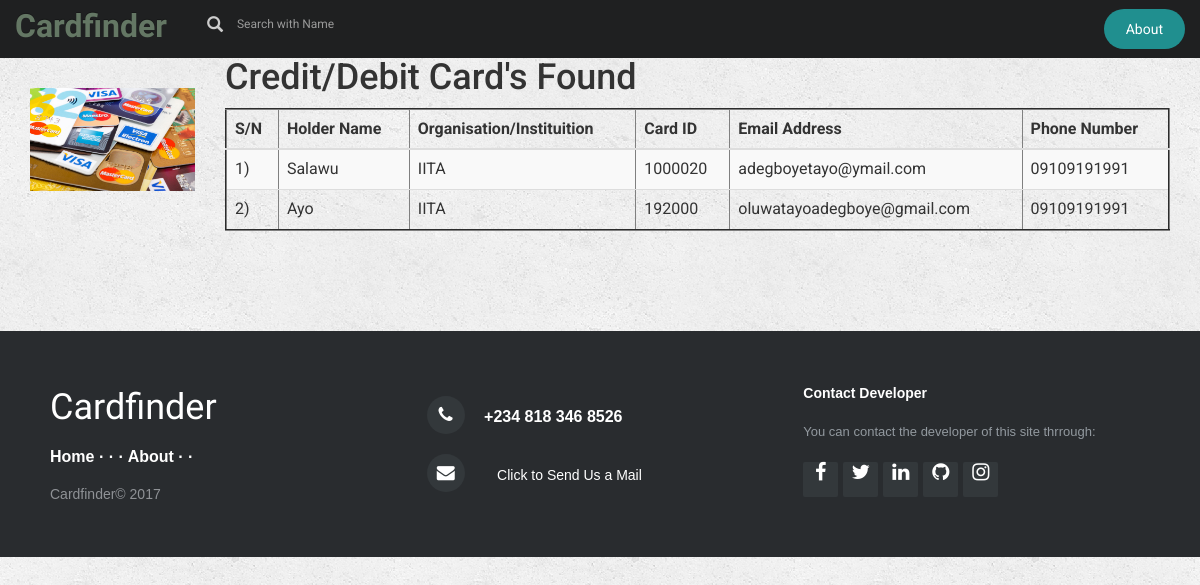
The page /5/found/ on the database as committed earlier.
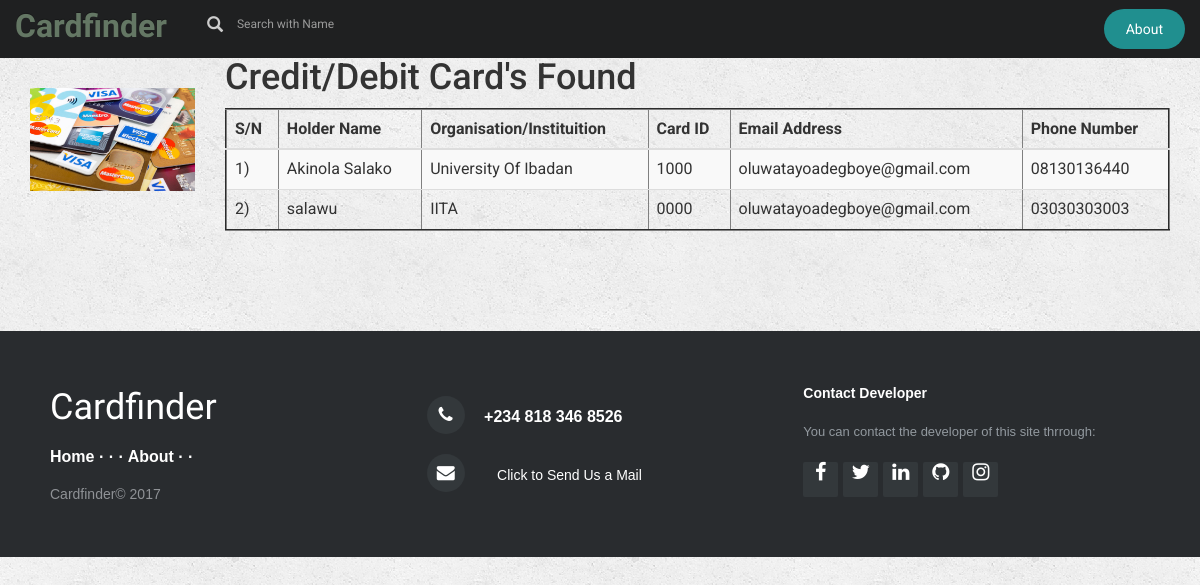
The same page on the database as committed later.
### LostCard/models.py (models this page shows, shortened)
class SpecsFound(models.Model):
     Org_Name = models.CharField(max_length=200)
     holder_name=models.CharField(max_length=250)
     id_card = models.CharField(max_length=100)
     email_add_founder = models.EmailField(max_length=80)
     phone_no = models.CharField(max_length=20)
     card2=models.ForeignKey(CardFound, on_delete=models.CASCADE)

### LostCard/views.py (the view)
# urls.py: url(r'^(?P<pk>[0-9]+)/found/$',views.FoundDetailView.as_view(), name='found_details'),
class FoundDetailView(generic.DetailView):
    model = CardFound
    template_name = 'LostCard/found_details.html'

### LostCard/templates/LostCard/found_details.html (shortened to what this page needs)
{% extends 'LostCard/base1.html' %}
{% block body %}
            {% load staticfiles %}
            <div class="container">
               <div class="row">
               <div class="col-md-2">
                   <img class="img img-responsive" src="{{ cardfound.card_img.url }}" style="margin-top: 30px">
               </div>
               <div class="col-md-10">
                      <h1>{{ cardfound.CardType }}'s Found</h1>
               {% if cardfound.specsfound_set.all %}
                            <table class="table table-striped" border="2">
                                        <thead>
                                            <tr>
                                                <th>S/N</th>
                                                <th>Holder Name</th>
                                                <th>Organisation/Instituition</th>
                                                <th>Card ID</th>
                                                <th>Email Address</th>
                                                <th>Phone Number</th>
                                            </tr>
                                        </thead>
                                        <tbody>
                                            {% for cc in cardfound.specsfound_set.all %}
                                                <tr>
                                                <td>{{ forloop.counter }})</td>
                                                <td>{{ cc.holder_name }}</td>
                                                <td>{{ cc.Org_Name }}</td>
                                                <td>{{ cc.id_card }}</td>
                                                <td>{{ cc.email_add_founder }}</td>
                                                <td>{{ cc.phone_no }}</td>
                                                </tr>
                                             {% endfor %}
                                        </tbody>
                            </table>
                   {% else %}
                  <script>
                   sta = "No {{ cardfound.CardType }}'s Found Yet. Please check back later";
                   alert(sta);
                  </script>
                   <marquee><h3>No Card's Here</h3></marquee>
               {% endif %}
                     </div>
               </div>
            </div>
{% include 'LostCard/base_footer.html' %}
{% endblock %}

Rows that differ between the two databases and show on the page:
removed SpecsFound: holder_name "Salawu", Org_Name "IITA", id_card "1000020", email_add_founder "adegboyetayo@ymail.com", phone_no "09109191991"
removed SpecsFound: holder_name "Ayo", Org_Name "IITA", id_card "192000", email_add_founder "oluwatayoadegboye@gmail.com", phone_no "09109191991"
added SpecsFound: holder_name "Akinola Salako", Org_Name "University Of Ibadan", id_card "1000", email_add_founder "oluwatayoadegboye@gmail.com", phone_no "08130136440"
added SpecsFound: holder_name "salawu", Org_Name "IITA", id_card "0000", email_add_founder "oluwatayoadegboye@gmail.com", phone_no "03030303003"
